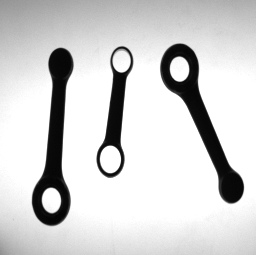
//> input picture opencv-project/Porozhe dars/pictures/TESI00.BMP, 256 x 255 px
$ ./porozhe_dars   (built with g++ and OpenCV 4)
//> lines starting //> are read from the running program, lines starting //| are printed output that depends on the picture; after the words box and inside, x2 and y2 are one past the last pixel; in counts of white or black regions, pixels touching at a corner belong together
//porozhe khodam------------------------

#include <iostream>
#include <opencv2\opencv.hpp>
#include <opencv2\highgui\highgui.hpp>
#include "opencv2/imgproc/imgproc.hpp"
#include <stdlib.h>
#include <stdio.h>
#include <windows.h>

using namespace cv;
using namespace std;


int main()
{
	int s;
	Mat original;


	cout << " images with different light intensity (Task 1): \n 1 = TESI00 \n 2 = TESI01 \n 3 = TESI12 \n 4 = TESI21 \n 5 = TESI31 \n 6 = TESI33 \n\n images with another object(Task 2): \n 7 = TESI44\n 8 = TESI47\n 9 = TESI48\n 10 = TESI49\n\n images dirty with scattered iron powder (Task 2):\n 11 = TESI90\n 12 = TESI92 \n 13 = TESI98 " << endl;

	while (1)
	{
		cout << " \n\n Please select an image number 1 to 13 then press enter: " << endl;
		cin >> s;
//> the answer given: 1

		cout << "\n You have entered  " << s << endl;
		if (s > 13)
			cout << "The number that you have entered is not valid, please try again!\n";
		else

		{
			switch (s) {
			case 1:
			{ original = imread("C:/Users/majid/Desktop/c++/Opencv3.1/pictures/project/TESI00.bmp", -1);
//> original is the input picture: 255 rows x 256 cols, CV_8UC1; min 4, max 255, mean 208.4
			break; }
			case 2:
			{ original = imread("C:/Users/majid/Desktop/c++/Opencv3.1/pictures/project/TESI01.bmp", -1);
			break; }
			case 3:
			{ original = imread("C:/Users/majid/Desktop/c++/Opencv3.1/pictures/project/TESI12.bmp", -1);
			break; }
			case 4:
			{ original = imread("C:/Users/majid/Desktop/c++/Opencv3.1/pictures/project/TESI21.bmp", -1);

			break; }
			case 5:
			{ original = imread("C:/Users/majid/Desktop/c++/Opencv3.1/pictures/project/TESI31.bmp", -1);
			break; }
			case 6:
			{ original = imread("C:/Users/majid/Desktop/c++/Opencv3.1/pictures/project/TESI33.bmp", -1);
			break; }
			case 7:
			{ original = imread("C:/Users/majid/Desktop/c++/Opencv3.1/pictures/project/TESI44.bmp", -1);
			break; }
			case 8:
			{ original = imread("C:/Users/majid/Desktop/c++/Opencv3.1/pictures/project/TESI47.bmp", -1);
			break; }
			case 9:
			{ original = imread("C:/Users/majid/Desktop/c++/Opencv3.1/pictures/project/TESI48.bmp", -1);
			break; }
			case 10:
			{ original = imread("C:/Users/majid/Desktop/c++/Opencv3.1/pictures/project/TESI49.bmp", -1);
			break; }
			case 11:
			{ original = imread("C:/Users/majid/Desktop/c++/Opencv3.1/pictures/project/TESI90.bmp", -1);
			break; }
			case 12:
			{ original = imread("C:/Users/majid/Desktop/c++/Opencv3.1/pictures/project/TESI92.bmp", -1);
			break; }
			case 13:
			{ original = imread("C:/Users/majid/Desktop/c++/Opencv3.1/pictures/project/TESI98.bmp", -1);
			break; }
			}
			if (!original.data) { cout << "wrong address or name of image" << endl; system("pause"); return -1; }
			int w, h;
			w = original.cols;
//> w = 256
			h = original.rows;
//> h = 255
			printf("Image size: %d x %d\n", w, h);
//| Image size: 256 x 255
			imshow("original image", original);

			Mat drawing = Mat::zeros(original.size(), CV_8UC3);
			Mat drawing2 = Mat::zeros(original.size(), CV_8UC3);
			Mat thresh;
			vector<vector<Point> > contours;
			vector<Vec4i> hierarchy;


			// imshow("dilate",original);


			if (s>10) {			// if we had scattered powder
				for (int i = 1; i<6; i++)
					medianBlur(original, original, 3);
				imshow("Median filter", original);
			}
			GaussianBlur(original, original, Size(3, 3), 0, 0);
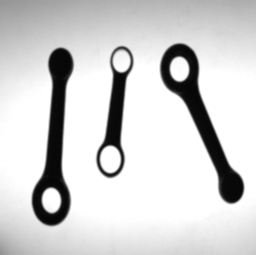
//> original: 255 rows x 256 cols, CV_8UC1; min 5, max 255, mean 208.4
			imshow("Gaussian blur", original);


			threshold(original, thresh, 0, 255, CV_THRESH_BINARY_INV | CV_THRESH_OTSU);
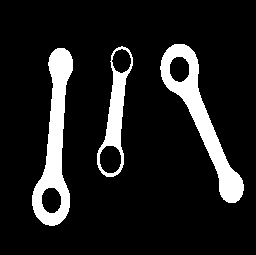
//> thresh: 255 rows x 256 cols, CV_8UC1; 12.2% white; 3 white regions
			imshow("Threshed ", thresh);
			/// Find contours ---- this works on white objects------------
			findContours(thresh, contours, hierarchy, RETR_CCOMP, CV_CHAIN_APPROX_NONE, Point(0, 0));
//> contours = 7 contours; box (x1, y1, x2, y2) and area: (32, 48, 73, 226) 3458, (160, 44, 244, 203) 3436, (97, 46, 133, 177) 2138, (99, 145, 122, 174) 500, (169, 56, 190, 83) 418, (41, 187, 62, 214) 416, (111, 48, 132, 74) 366
			imshow("contours", thresh);
			cout << "------------- Number of contours is : " << contours.size() << endl;
//| ------------- Number of contours is : 7
			/// Get the moments
			vector<Moments> mu(contours.size());
//> mu = 7 items
			vector<RotatedRect> minRect(contours.size());
			vector<Point2f>center(contours.size());
			vector<float>radius(contours.size());
			vector<Point2f> mc(contours.size());
			//----------------------------------
			for (int i = 0; i < contours.size(); i++)
			{
				mu[i] = moments(contours[i], false);
				mc[i] = Point2f(mu[i].m10 / mu[i].m00, mu[i].m01 / mu[i].m00);
			}
//> this loop made 7 passes

			for (int i = 0; i < contours.size(); i++)
			{
				int a = contourArea(contours[i]);
				if (a>2000)      // if the area of contour is less than what we expected it is a redundant object out of process
				{
					if (hierarchy[i][3] == -1)
					{
						drawContours(drawing, contours, i, Scalar(0, 0, (i + 1) * 60), 2, 8, hierarchy, 0, Point());
						cout << "\n\n\n*********************************************************************" << endl;
						//cout<<"*********************************************************************"<<endl;
						printf(" * Contour[%d] - Area (M_00) = %.2f - Area OpenCV: %.2f - Length: %.2f \n", i, mu[i].m00, contourArea(contours[i]), arcLength(contours[i], true));
						int A = 0;
						// for( int z = 0; z< contours.size(); z++ )
						//{


						//--finding and drawing minrect and orientation------------------------------
						minRect[i] = minAreaRect(Mat(contours[i]));//acquire minrect
						Point2f rect_points[4];
						minRect[i].points(rect_points);
						for (int j = 0; j < 4; j++)//draw minrect
							line(drawing, rect_points[j], rect_points[(j + 1) % 4], Scalar((i + 1) * 70, 50, 50), 1, 8);
						//double angle =(- minRect[i].angle);
						// cout<<"angle of contour = "<<angle<<endl;
						cout << "                          center of mass = " << mc[i] << endl;
						//---
						if (minRect[i].size.width < minRect[i].size.height) {
							printf("Angle along longer side respect to X axe =%7.2f\n", -minRect[i].angle - 90);
							//printf("Angle along longer side: %7.2f\n", minRect[i].angle+180);
						}
						else {
							printf("Angle along longer side respect to X axe =%7.2f\n", -minRect[i].angle);
							//printf("Angle along longer side: %7.2f\n", minRect[i].angle+90);
						}
						cout << "                                  Width = " << minRect[i].size.width << endl;
						cout << "                                  height = " << minRect[i].size.height << endl;
						circle(drawing, mc[i], 4, (50, 150, 100), -1, 8, 0);

						//-----------finding width in Barycentre------------------------------------
						float a_min = 300.00;//I define this a great number to be greater than any possible value of "a"
						for (int i = 0; i < contours.size(); i++)//contours.size means number of counters
						{   //cout<<contours[i].size()<<endl;//conturs[i].size number of countours
							for (int j = 0; j < contours[i].size(); j++)//find barycentre by checking every point of each contour
							{

								double b = pow((contours[i][j].x - mc[i].x), 2) + pow((contours[i][j].y - mc[i].y), 2);
								double a = sqrt(b);
								if (a < a_min)
									a_min = a;
							}
						}
						cout << "                     Width at Barycentre = " << a_min * 2 << endl;
						//----find it is type A or B------------------------------
						for (int z = 0; z < contours.size(); z++)
						{
							if (hierarchy[z][3] == i)// find who his father is i
								A = A++;
						}
						if (A == 1)// if there is one nested contour in i
						{
							cout << "\n                     ***   contour " << i << "  has 1 hole   ***" << endl;
							putText(drawing, "A", mc[i], FONT_HERSHEY_SIMPLEX, 1, Scalar(0, 200, 200), 2);
						}
						else  //(if A==2)//else there is two nested contour in i
						{
							cout << "\n                    ***   contour " << i << "  has 2 holes   ***" << endl;
							putText(drawing, "B", mc[i], FONT_HERSHEY_SIMPLEX, 1, Scalar(0, 200, 200), 2);
						}
					}
					//---Print the characteristics of the moments----------------------------------


					//----Find center and radius of the holes
					int B = 0;
					for (int z = 0; z< contours.size(); z++)
					{
						//------Find holes-----------------------
						if (hierarchy[z][3] == i)//   if the father of nested contour is i
						{
							B++;
							drawContours(drawing, contours, z, Scalar(0, (z + 1) * 50, 0), 2, 8, hierarchy, 0, Point());
							minEnclosingCircle(contours[z], center[z], radius[z]);
							circle(drawing2, center[z], radius[z], Scalar(0, 0, 255), 2, 8, 0);
							cout << "------------------------------------" << endl;
							cout << "         ****  details of hole number " << B << "  ****" << endl;
							cout << "            radious = " << radius[z] << endl;
							cout << "            diameter = " << 2 * radius[z] << endl;
							cout << "center by mincircle = " << center[z] << endl;
							cout << "   center by moment = " << mc[z] << endl;

						}
					}

				}
			} //}
//> this loop made 7 passes
//> (a, B) on passes 1, 3, 6: (3457, 1), (2138, 2), (3435, 1)
//> a on passes 2, 4, 5, 7: 416, 500, 366, 418
//| *********************************************************************
//|  * Contour[0] - Area (M_00) = 3457.50 - Area OpenCV: 3457.50 - Length: 410.21
//|                           center of mass = [54.3689, 148.045]
//| Angle along longer side respect to X axe =  88.75
//> (the first 4 of 24 printed lines)
//> pass 1, `putText(drawing, "B", mc[i], FONT_HERSHEY_SIMPLEX, 1, Scalar(0, 200, 2..`:
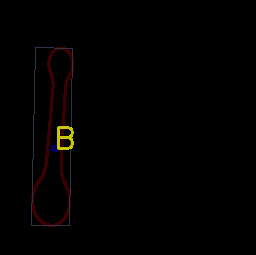
//> drawing: 255 rows x 256 cols, CV_8UC3; mean B, G, R 0.5, 1, 2.1
//> pass 3, `putText(drawing, "B", mc[i], FONT_HERSHEY_SIMPLEX, 1, Scalar(0, 200, 2..`:
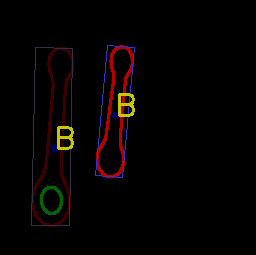
//> drawing: 255 rows x 256 cols, CV_8UC3; 2.58% of pixels changed, all inside (x1, y1, x2, y2) = (40, 45, 135, 215)
//> after the loop:
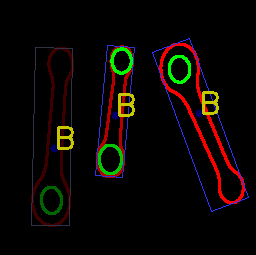
//> drawing: 255 rows x 256 cols, CV_8UC3; 4.02% of pixels changed, all inside (x1, y1, x2, y2) = (98, 38, 249, 212)
//> after the loop:
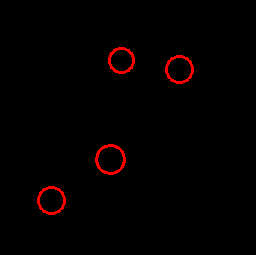
//> drawing2: 255 rows x 256 cols, CV_8UC3; mean B, G, R 0, 0, 3.7
//> after the loop, center = 7 Points (x, y): [0, 0], [51, 200], [0, 0], [109.5, 159], [121, 60.5], [0, 0], [179, 68.9]; radius = [0, 13.34, 0, 14.43, 12.54, 0, 13.25]
			imshow("Type A or B", drawing);
			imshow("Holes ", drawing2);

			waitKey();

			// destroyAllWindows();
		}

	}


}
